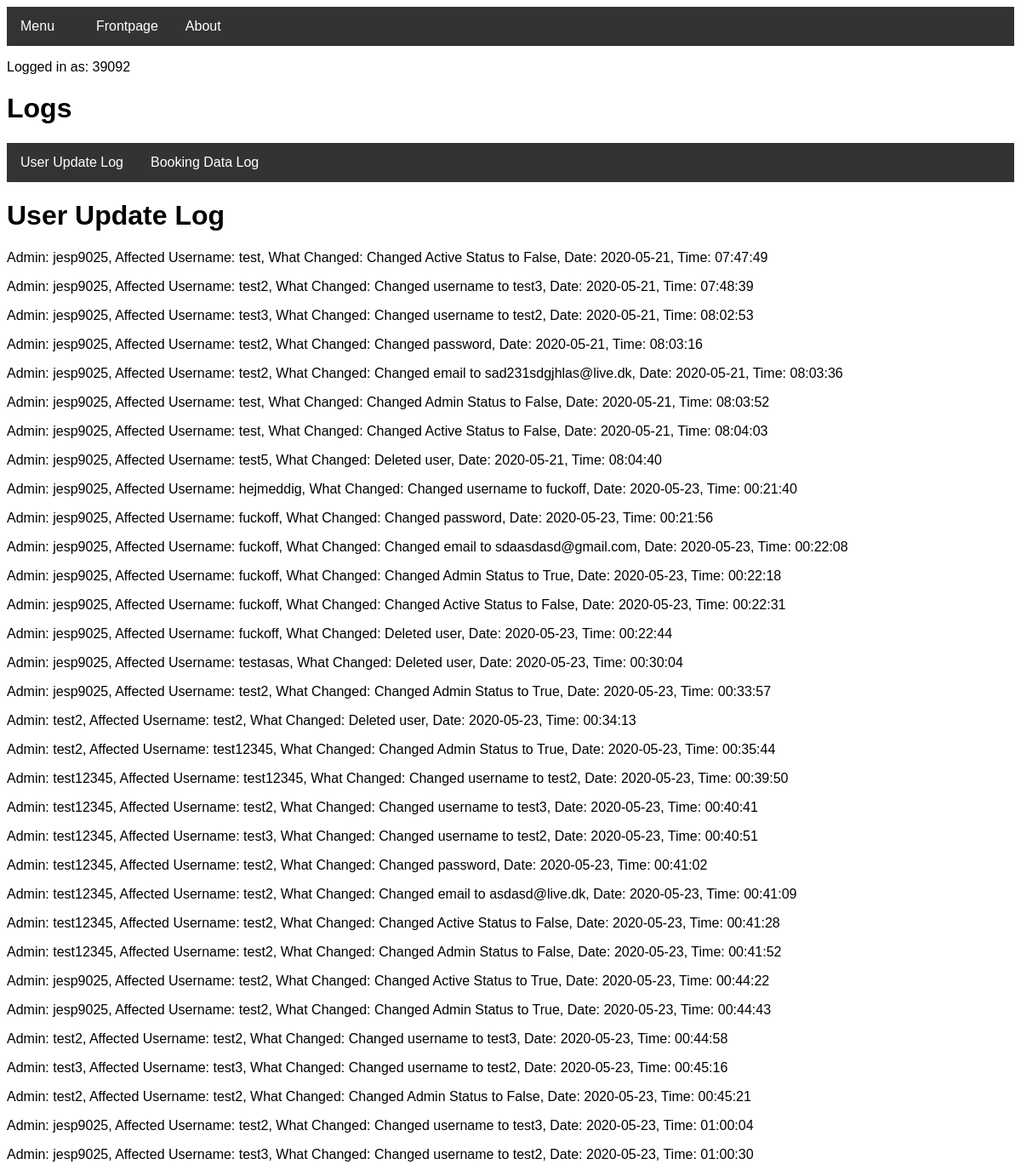
The page /userdatalog (signed in) on the database as committed earlier.
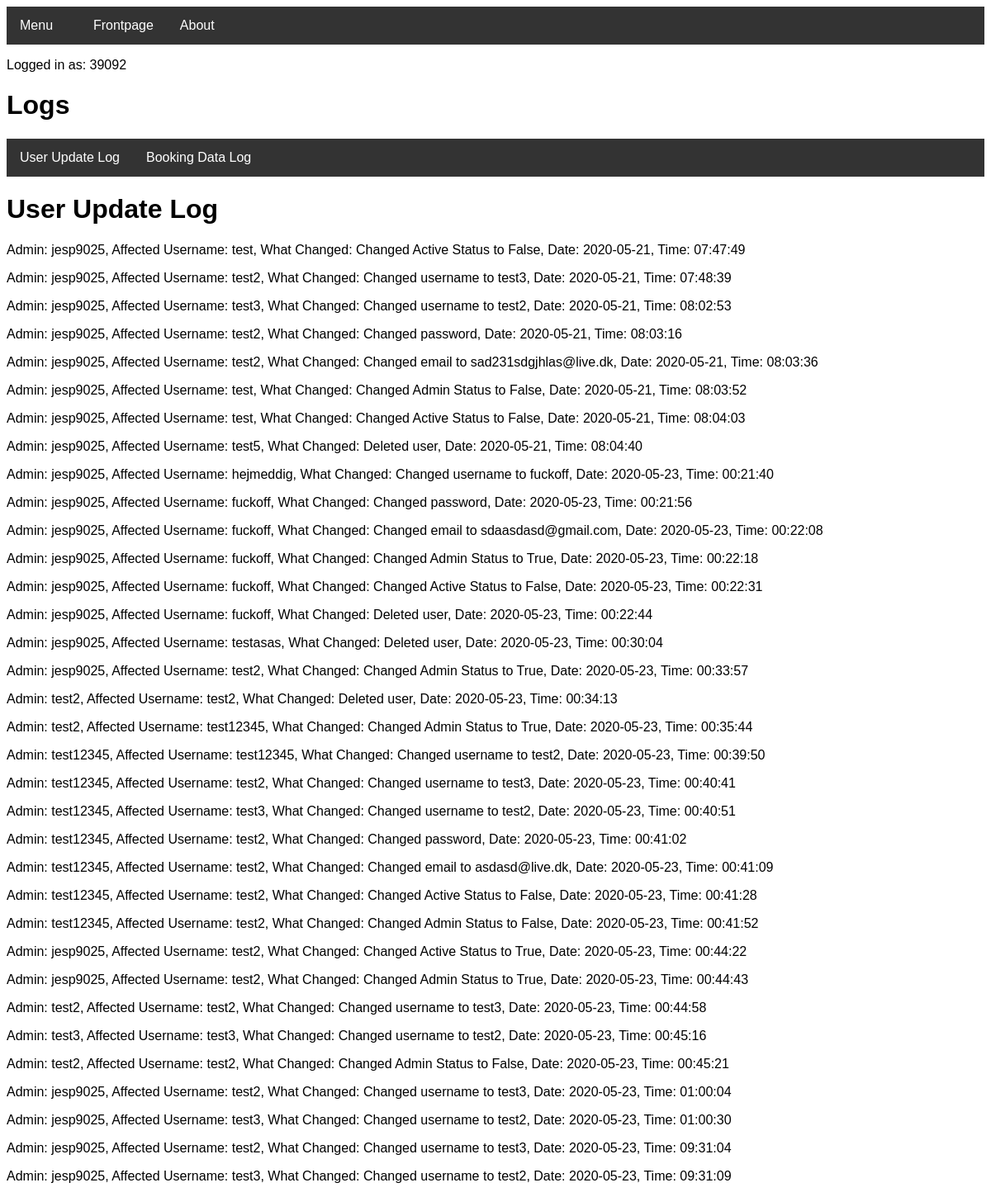
The same page on the database as committed later.
### tables this page shows
CREATE TABLE UpdateUserData (updateuserdata_admin STRING, updateuserdata_affected_user STRING, updateuserdata_what_changed STRING, updateuserdata_date DATE, updateuserdata_time TIME);

### routes.py (the view)
@app.route("/userdatalog")
def userdatalog():
    if "name" not in session:
        return redirect(url_for("login"))
    if user.checkIfAdmin(session['name']) == False:
        return redirect(url_for("denied"))
    lst = updateUserData.readUserDataLog()
    return render_template("userdatalog.html", data=lst, username=session['name'])

### Project.py (called while the page is built)
    def checkIfAdmin(self, username):
        try:
            c = self.conn.cursor()
            c.execute("SELECT user_is_admin FROM User WHERE user_username = '{}'".format(username))
            lst = c.fetchall()
            toList = functools.reduce(operator.add, (lst))
            for item in toList:
                if item == "True":
                    return True
            return False
        except TypeError:
            pass

    def readUserDataLog(self):
        try:
            c = self.conn.cursor()
            c.execute("SELECT 'Admin:', updateuserdata_admin, 'Affected Username:', updateuserdata_affected_user, 'What Changed:', updateuserdata_what_changed, 'Date:', updateuserdata_date, 'Time:', updateuserdata_time FROM UpdateUserData")
            lst = c.fetchall()
            c.close
            return lst
        except sqlite3.Error as e:
            return "An error occurred:", e.args[0]

### templates/userdatalog.html (shortened to what this page needs)
<!DOCTYPE html>
<head>
<link rel="stylesheet" href="../static/theme.css">
<link rel="stylesheet" type="text/css" href="../static/barstyle.css" title="style"/>
<link rel="stylesheet" type="text/css" href="../static/errorstyle.css" title="style"/>
</head>
<body>
<div class="navbar">
  <div class="dropdown">
    <button class="dropbtn">Menu
      <i class="fa fa-caret-down"></i>
    </button>
  </div>
  <a href="welcome">Frontpage</a>
  <a href="about">About</a>
</div>
</body>
<p>Logged in as: {{ username }}</p>
<h1>Logs</h1>
<div class="container">
    <div class="navbar">
        <a href="userdatalog">User Update Log</a>
        <a href="bookingdatalog">Booking Data Log</a>
    </div>
    <h1>User Update Log</h1>
</div>
<body>
    {%for value in data%}
     <p>{{value | replace("(", "") | replace(")", "") | replace(":", "=") | replace("'", "") | replace("=,", ":") | replace("=", ":")}}</p>
    {%endfor%}
   </body>

### static/barstyle.css (style rules this page uses)
body { font-family: Arial, Helvetica, sans-serif; }
.navbar { overflow: hidden; background-color: #333; }
.navbar a { float: left; font-size: 16px; color: white; text-align: center; padding: 14px 16px; text-decoration: none; }
.dropdown { float: left; overflow: hidden; }
.dropdown .dropbtn { font-size: 16px; border: none; outline: none; color: white; padding: 14px 16px; background-color: inherit; font-family: inherit; margin: 0; }

Rows that differ between the two databases and show on the page:
added UpdateUserData: value "Admin: jesp9025, Affected Username: test2, What Changed: Changed username to test3, Date: 2020-05-23, Time: 09:31:04"
added UpdateUserData: value "Admin: jesp9025, Affected Username: test3, What Changed: Changed username to test2, Date: 2020-05-23, Time: 09:31:09"
